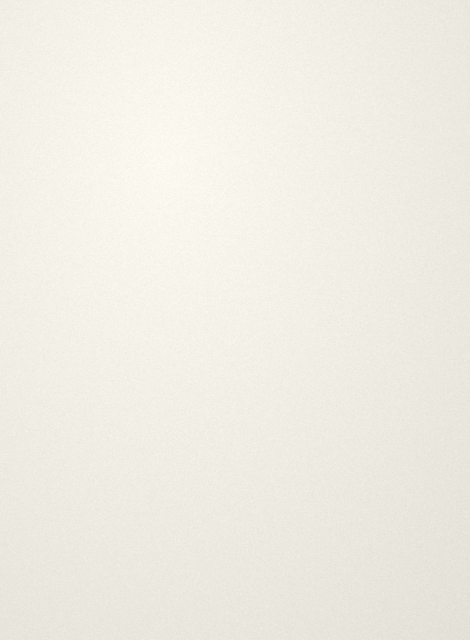
#> input picture projects/phy-wheatstone/assets/papers/paper.png, 470 x 640 px
$ python scan_effect.py ../../../../projects/phy-wheatstone/assets/papers/paper.png out.png
#> lines starting #> are read from the running program, lines starting #| are printed output that depends on the picture; after the words box and inside, x2 and y2 are one past the last pixel; in counts of white or black regions, pixels touching at a corner belong together
#!/usr/bin/env python3
"""Scanned post-processing for Bio Ch1 — TONED-DOWN, UNIFORM version.

Same deterministic-per-seed structure as the maths chapters' scan_effect, but the
heavy "wear & tear" was dialled WAY down at the user's request: the notes should look
like a CLEAN, EVENLY-SCANNED notebook page — still handwritten, still a real scan, but
NOT beaten-up. The goal is UNIFORMITY across every page (all pages should feel scanned
on the same machine on the same day) while keeping the text/diagrams crisp.

What changed vs the maths scan_effect:
  * NO heavy "photo" capture mode (photo is effectively off) — every page is a flat scan.
  * Physical damage (water rings, grease smudges, ink streaks, faded patches, stray
    doodles, dog-ears, torn nibbles, old tape) is REMOVED or reduced to near-zero, so no
    single page stands out as "the damaged one".
  * Foxing/age-spots and creases kept only as a very light, occasional whisper.
  * Warm paper tone, uneven lighting, vignette, binding shadow, grain kept but GENTLER
    and in a narrow range so all pages match.
  * Soft focus stays light (crisp text). JPEG quality kept high.

Public API unchanged:  scan_effect(img, seed, wear_boost) -> PIL.Image
so gen_final.py needs no changes.

CLI:
    python scan_effect.py INPUT.png OUTPUT.jpg [--seed N] [--wear 0.5]
    python scan_effect.py INPUT.png OUTPUT.jpg --chapter "Bio Ch1 SRFP" --page 2
"""
from __future__ import annotations
import argparse, io, zlib
import random
from PIL import Image, ImageDraw, ImageFilter, ImageEnhance, ImageChops

PAPER = (247, 246, 242)


# ---------- helpers ----------
def _find_coeffs(src, dst):
    """Perspective coeffs mapping dst quad -> src quad (for Image.transform)."""
    matrix = []
    for (sx, sy), (dx, dy) in zip(src, dst):
        matrix.append([dx, dy, 1, 0, 0, 0, -sx * dx, -sx * dy])
        matrix.append([0, 0, 0, dx, dy, 1, -sy * dx, -sy * dy])
    A = [row[:] for row in matrix]
    b = [s for pt in src for s in pt]
    n = 8
    for i in range(n):
        piv = max(range(i, n), key=lambda k: abs(A[k][i]))
        A[i], A[piv] = A[piv], A[i]
        b[i], b[piv] = b[piv], b[i]
        d = A[i][i] or 1e-9
        for j in range(i, n):
            A[i][j] /= d
        b[i] /= d
        for k in range(n):
            if k == i:
                continue
            f = A[k][i]
            for j in range(i, n):
                A[k][j] -= f * A[i][j]
            b[k] -= f * b[i]
    return b


def _overlay(base, top, alpha):
    try:
        blended = ImageChops.overlay(base, top)
    except Exception:
        blended = top
    return Image.blend(base, blended, alpha)


def _grad_mask(size, horizontal, dark_side_low, strength, blur):
    """Grey gradient (255=no change) darkening one side by `strength`."""
    W, H = size
    m = Image.new("L", size, 255)
    px = m.load()
    span = W if horizontal else H
    for i in range(span):
        t = i / max(1, span - 1)
        if not dark_side_low:
            t = 1 - t
        val = int(255 - strength * t)
        if horizontal:
            for y in range(H):
                px[i, y] = val
        else:
            for x in range(W):
                px[x, i] = val
    return m.filter(ImageFilter.GaussianBlur(blur))


# ---------- main effect ----------
def scan_effect(img: Image.Image, seed: int, wear_boost: float = 0.5) -> Image.Image:
    """wear_boost defaults LOW (0.5) here; heavy artifacts are already near-zero."""
    r = random.Random(seed)
    img = img.convert("RGB")
    W, H = img.size
    # Heavy "photo" capture is essentially OFF for uniformity — flat scan on every page.
    photo = r.random() < 0.03

    def fires(p):
        return r.random() < min(1.0, p * wear_boost)

    def layer():
        return Image.new("RGBA", (W, H), (0, 0, 0, 0))

    def comp(lyr):
        nonlocal img
        img = Image.alpha_composite(img.convert("RGBA"), lyr).convert("RGB")

    # ============ A) LIGHT AGE ONLY (uniform, subtle) ============
    # A faint whisper of foxing on some pages — small, pale, easy to miss. No stains,
    # no smudges, no streaks, no doodles, no tears, no tape, no dog-ears (all removed).
    if fires(0.28):
        L = layer(); d = ImageDraw.Draw(L)
        for _ in range(r.randint(3, 7)):
            cx, cy = r.randint(0, W), r.randint(0, H)
            rad = r.randint(2, 7)
            d.ellipse([cx - rad, cy - rad, cx + rad, cy + rad],
                      fill=(150, 120, 75, r.randint(8, 20)))
        comp(L.filter(ImageFilter.GaussianBlur(2)))

    # A single very soft crease, only occasionally, kept subtle.
    if fires(0.18):
        L = layer(); d = ImageDraw.Draw(L)
        vertical = r.random() < 0.5
        pos = r.randint(int(W * 0.25), int(W * 0.75)) if vertical else r.randint(int(H * 0.25), int(H * 0.75))
        if vertical:
            d.line([pos, 0, pos + r.randint(-16, 16), H], fill=(255, 255, 255, 34), width=2)
            d.line([pos + 3, 0, pos + 3 + r.randint(-16, 16), H], fill=(60, 55, 50, 26), width=2)
        else:
            d.line([0, pos, W, pos + r.randint(-16, 16)], fill=(255, 255, 255, 34), width=2)
            d.line([0, pos + 3, W, pos + 3 + r.randint(-16, 16)], fill=(60, 55, 50, 26), width=2)
        comp(L.filter(ImageFilter.GaussianBlur(1)))

    # ============ B) SCANNING CAPTURE (gentle, uniform) ============
    # Elastic micro-warp (breaks pixel-identical letterforms) — kept, it is subtle.
    img = _elastic_warp(img, r, W, H)

    # Perspective — tiny, rare (kept flat for a scanner look).
    if photo or (r.random() < 0.10):
        amt = W * (r.uniform(0.010, 0.020) if photo else r.uniform(0.003, 0.008))
        def j():
            return r.uniform(-amt, amt)
        dst = [(0, 0), (W, 0), (W, H), (0, H)]
        src = [(j(), j()), (W + j(), j()), (W + j(), H + j()), (j(), H + j())]
        coeffs = _find_coeffs(src, dst)
        img = img.transform((W, H), Image.PERSPECTIVE, coeffs,
                            Image.BICUBIC, fillcolor=PAPER)

    # Brightness / Contrast / Colour — narrow ranges so pages match each other.
    img = ImageEnhance.Brightness(img).enhance(r.uniform(0.94, 1.06))
    img = ImageEnhance.Contrast(img).enhance(r.uniform(0.95, 1.08))
    img = ImageEnhance.Color(img).enhance(r.uniform(0.94, 1.02))

    # Warm paper tone (always warm, gentle, narrow).
    warm = r.uniform(0.25, 0.55)
    rr, gg, bb = img.split()
    rr = rr.point(lambda v: min(255, v * (1 + 0.030 * warm)))
    gg = gg.point(lambda v: min(255, v * (1 + 0.015 * warm)))
    bb = bb.point(lambda v: v * (1 - 0.040 * warm))
    img = Image.merge("RGB", (rr, gg, bb))

    # Uneven lighting: very gentle one-side falloff.
    strength = r.uniform(16, 34)
    m = _grad_mask((W, H), horizontal=r.random() < 0.5,
                   dark_side_low=r.random() < 0.5, strength=strength, blur=70)
    img = ImageChops.multiply(img, Image.merge("RGB", (m, m, m)))

    # Show-through (faint mirror of the reverse side) — barely there.
    mirror = img.transpose(Image.FLIP_LEFT_RIGHT)
    mirror = Image.blend(mirror, Image.new("RGB", (W, H), (255, 255, 255)), 0.85)
    img = Image.blend(img, mirror, r.uniform(0.03, 0.06))

    # Vignette — soft, narrow.
    vig = Image.new("L", (W, H), 0)
    ImageDraw.Draw(vig).ellipse([-W * 0.12, -H * 0.12, W * 1.12, H * 1.12], fill=255)
    vig = vig.filter(ImageFilter.GaussianBlur(120))
    dark = r.uniform(12, 26)
    vig = vig.point(lambda v: int(255 - (255 - v) / 255 * dark))
    img = ImageChops.multiply(img, Image.merge("RGB", (vig, vig, vig)))

    # Binding / gutter shadow down one edge — present but light (spiral side).
    if r.random() < 0.9:
        bw = int(W * r.uniform(0.12, 0.20))
        left = True  # spiral binding is on the left of paper.png
        s = r.uniform(26, 46)
        band = Image.new("L", (W, H), 255); px = band.load()
        for x in range(bw):
            t = 1 - x / max(1, bw)
            val = int(255 - s * t)
            xx = x if left else W - 1 - x
            for y in range(H):
                px[xx, y] = val
        band = band.filter(ImageFilter.GaussianBlur(18))
        img = ImageChops.multiply(img, Image.merge("RGB", (band, band, band)))

    # Worn edges frame — very light darkening at the extreme border only.
    frame = Image.new("L", (W, H), 255)
    fd = ImageDraw.Draw(frame)
    fw = r.uniform(6, 12)
    fd.rectangle([0, 0, W - 1, H - 1], outline=int(255 - fw * 6), width=int(5 + fw / 4))
    frame = frame.filter(ImageFilter.GaussianBlur(10))
    img = ImageChops.multiply(img, Image.merge("RGB", (frame, frame, frame)))

    # A few fine specks + one dust hair — sparse, so pages stay clean.
    L = layer(); d = ImageDraw.Draw(L)
    for _ in range(r.randint(6, 16)):
        x, y = r.randint(0, W), r.randint(0, H)
        rad = r.randint(1, 3); g = r.randint(140, 205)
        d.ellipse([x, y, x + rad, y + rad], fill=(g, g, g, 170))
    if r.random() < 0.5:
        x, y = r.randint(0, W), r.randint(0, H)
        pts = [(x, y)]
        for _ in range(r.randint(5, 10)):
            x += r.randint(-6, 6); y += r.randint(-6, 6); pts.append((x, y))
        d.line(pts, fill=(150, 150, 150, 120), width=1)
    comp(L)

    # Chromatic aberration — essentially off (it softens edges); rare + 1px only.
    if r.random() < 0.15:
        rr, gg, bb = img.split()
        rr = ImageChops.offset(rr, 1, 0)
        bb = ImageChops.offset(bb, -1, 0)
        img = Image.merge("RGB", (rr, gg, bb))

    # Blotchy paper texture (low-freq) — subtle, uniform, does not blur the ink.
    small = Image.effect_noise((max(1, W // 12), max(1, H // 12)), 12).resize((W, H))
    small = small.filter(ImageFilter.GaussianBlur(8)).point(lambda v: 222 + v // 8)
    img = ImageChops.multiply(img, Image.merge("RGB", (small, small, small)))

    # Scanner grain (fine) — very light overlay so text stays crisp.
    grain = Image.effect_noise((W, H), r.randint(6, 10)).convert("RGB")
    img = _overlay(img, grain, r.uniform(0.04, 0.08))

    # Soft focus — OFF for crisp text/diagrams (only the rare "photo" page gets a whisper).
    if photo:
        img = img.filter(ImageFilter.GaussianBlur(r.uniform(0.10, 0.22)))

    # Light sharpening pass to keep the handwriting/pencil edges clean after resampling.
    img = img.filter(ImageFilter.UnsharpMask(radius=1.2, percent=70, threshold=2))

    # Skew — tiny, so pages sit almost straight and uniform.
    img = img.rotate(r.uniform(-0.6, 0.6), resample=Image.BICUBIC, fillcolor=PAPER)

    # JPEG round-trip (authentic scan artifact) — high quality, crisp.
    buf = io.BytesIO()
    img.save(buf, format="JPEG", quality=r.randint(92, 96))
    buf.seek(0)
    return Image.open(buf).convert("RGB")


def _elastic_warp(im, r, W, H, cols=6, rows=8):
    dx, dy = W / cols, H / rows
    pts = {}
    for gy in range(rows + 1):
        for gx in range(cols + 1):
            x, y = gx * dx, gy * dy
            if 0 < gx < cols:
                x += r.uniform(0.4, 1.0) * r.choice([-1, 1])
            if 0 < gy < rows:
                y += r.uniform(0.4, 1.0) * r.choice([-1, 1])
            pts[(gx, gy)] = (x, y)
    mesh = []
    for gy in range(rows):
        for gx in range(cols):
            box = (int(gx * dx), int(gy * dy), int((gx + 1) * dx), int((gy + 1) * dy))
            nw, ne = pts[(gx, gy)], pts[(gx + 1, gy)]
            se, sw = pts[(gx + 1, gy + 1)], pts[(gx, gy + 1)]
            quad = (nw[0], nw[1], sw[0], sw[1], se[0], se[1], ne[0], ne[1])
            mesh.append((box, quad))
    return im.transform((W, H), Image.MESH, mesh, Image.BILINEAR, fillcolor=PAPER)


def _seed_for(chapter, page):
    return zlib.crc32(f"{chapter}|{page}".encode())


def main():
    ap = argparse.ArgumentParser()
    ap.add_argument("input")
    ap.add_argument("output")
    ap.add_argument("--seed", type=int, default=None)
    ap.add_argument("--wear", type=float, default=0.5)
    ap.add_argument("--chapter", default=None)
    ap.add_argument("--page", default=None)
    a = ap.parse_args()
    if a.seed is not None:
        seed = a.seed
    elif a.chapter is not None and a.page is not None:
        seed = _seed_for(a.chapter, a.page)
    else:
        seed = zlib.crc32(a.input.encode())
    out = scan_effect(Image.open(a.input), seed=seed, wear_boost=a.wear)
#> in scan_effect, img is the input picture: PIL image 470x640 RGB; mean R, G, B 240, 237.2, 228.6
#> in scan_effect, `photo = r.random() < 0.03`: photo = False
#> in _elastic_warp, `dx, dy = W / cols, H / rows`: dx = 78.33; dy = 80
#> after the loop in _elastic_warp, `for gy in range(rows + 1):`: pts = 63 items
#> after the loop in _elastic_warp, `for gy in range(rows):`: mesh = 48 items
#> in scan_effect, `warm = r.uniform(0.25, 0.55)`: warm = 0.412
#> in scan_effect, `rr = rr.point(lambda v: min(255, v * (1 + 0.030 * warm)))`:
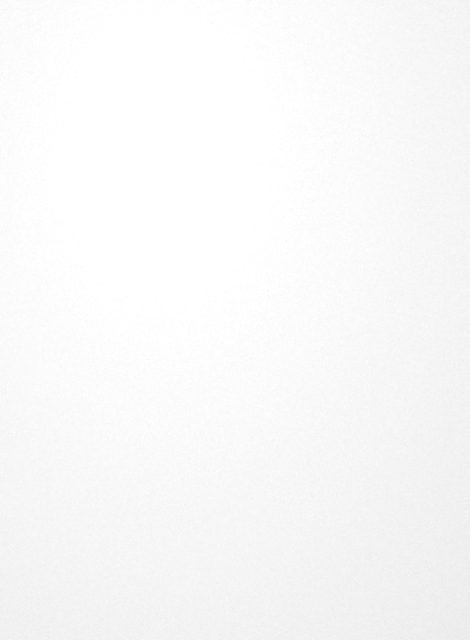
#> rr: PIL image 470x640 L; min 232, max 255, mean 249.1
#> in scan_effect, `strength = r.uniform(16, 34)`: strength = 21.86
#> in _grad_mask, `m = Image.new("L", size, 255)`: m: PIL image 470x640 L; every value is 255
#> the loop in _grad_mask, `for i in range(span):` made 640 passes
#> val on passes 1 to 3: 233, 233, 233
#> in scan_effect, `mirror = img.transpose(Image.FLIP_LEFT_RIGHT)`:
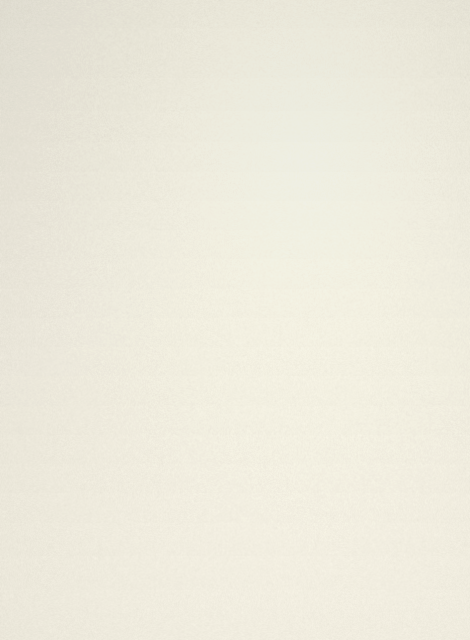
#> mirror: PIL image 470x640 RGB; mean R, G, B 237.7, 234.7, 221.1
#> in scan_effect, `vig = Image.new("L", (W, H), 0)`: vig: PIL image 470x640 L; every value is 0
#> in scan_effect, `ImageDraw.Draw(vig).ellipse([-W * 0.12, -H * 0.12, W * 1.12, H * 1.12]..`:
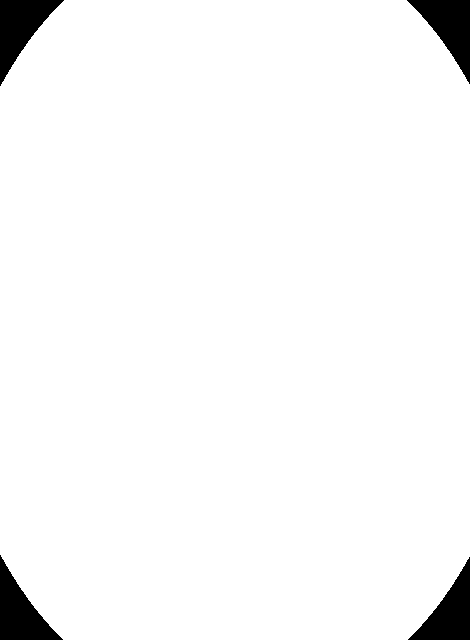
#> vig: PIL image 470x640 L; 96.8% white; 4 black regions, box (x1, y1, x2, y2) and area: (0, 0, 64, 86) 2498, (0, 555, 63, 640) 2434, (407, 0, 470, 84) 2412, (408, 557, 470, 640) 2349
#> in scan_effect, `vig = vig.filter(ImageFilter.GaussianBlur(120))`:
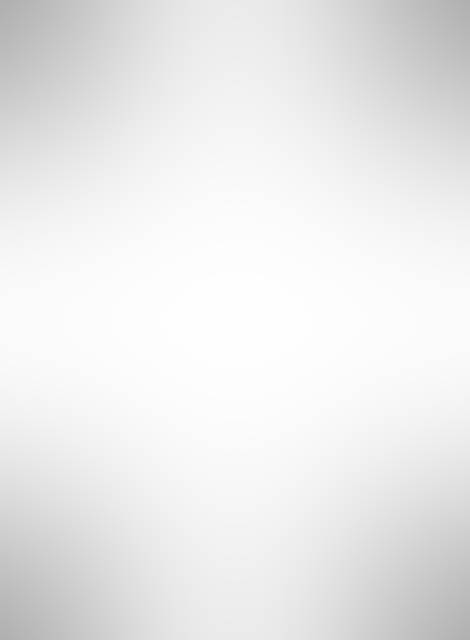
#> vig: PIL image 470x640 L; min 175, max 254, mean 234.8
#> in scan_effect, `dark = r.uniform(12, 26)`: dark = 13.15
#> in scan_effect, `fw = r.uniform(6, 12)`: fw = 6.15
#> in scan_effect, `img = ImageChops.multiply(img, Image.merge("RGB", (frame, frame, frame..`:
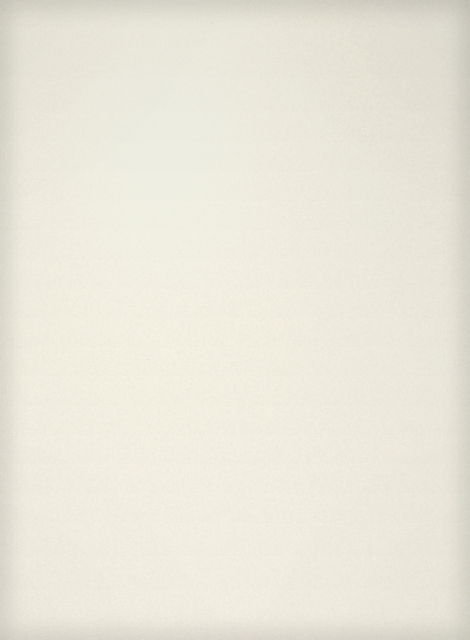
#> img: PIL image 470x640 RGB; mean R, G, B 234.4, 231.6, 218.8
#> in scan_effect, `L = layer()`: L: PIL image 470x640 RGBA; every value is 0
#> the loop in scan_effect, `for _ in range(r.randint(6, 16)):` made 6 passes
#> (x, y, rad, g) on passes 1 to 6: (108, 545, 2, 178), (136, 552, 1, 184), (394, 418, 2, 160), (408, 203, 2, 195), (144, 243, 3, 179), (213, 224, 1, 187)
#> in scan_effect, `x, y = r.randint(0, W), r.randint(0, H)`: x = 278; y = 226
#> in scan_effect, `pts = [(x, y)]`: pts = [(278, 226)]
#> the loop in scan_effect, `for _ in range(r.randint(5, 10)):` made 7 passes
#> (x, y) on passes 1 to 7: (284, 229), (281, 235), (281, 233), (282, 237), (284, 231), (287, 226), (292, 230)
#> after the loop in scan_effect, `for _ in range(r.randint(5, 10)):`: pts = [(278, 226), (284, 229), (281, 235), (281, 233), (282, 237), (284, 231), (287, 226), (292, 230)]; x = 292; y = 230
#> in scan_effect, `small = Image.effect_noise((max(1, W // 12), max(1, H // 12)), 12).res..`:
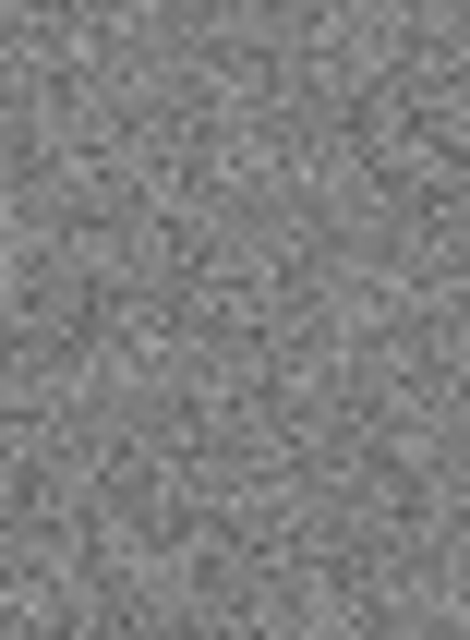
#> small: PIL image 470x640 L; min 90, max 168, mean 127.5
#> in scan_effect, `grain = Image.effect_noise((W, H), r.randint(6, 10)).convert("RGB")`:
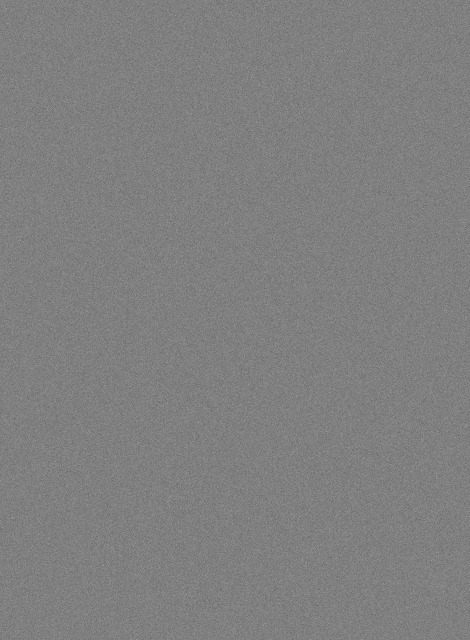
#> grain: PIL image 470x640 RGB; min 100, max 156, mean 127.5
    out.save(a.output, format="JPEG", quality=92)
    print(f"saved {a.output}  (seed={seed}, wear={a.wear})")


if __name__ == "__main__":
    main()
